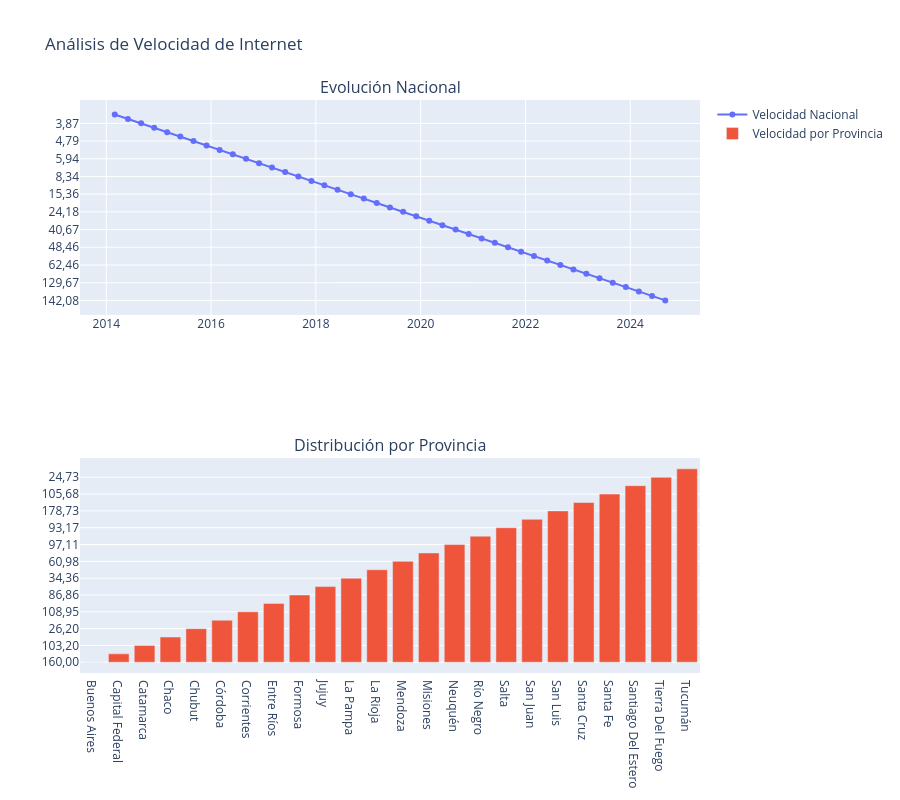

The code cell stored with this chart in its notebook:
### Markdown cell above
## 1. Evolución de la Velocidad Media de Descarga

### Code cell
# Crear figura con subplots
fig = make_subplots(rows=2, cols=1, 
                    subplot_titles=('Evolución Nacional', 'Distribución por Provincia'))

# Gráfico de evolución nacional
# Crear columna de fecha combinando año y trimestre
datasets['velocidad_total']['fecha'] = pd.to_datetime(
    datasets['velocidad_total']['año'].astype(str) + '-' + 
    (datasets['velocidad_total']['trimestre'] * 3).astype(str).str.zfill(2) + '-01'
)

fig.add_trace(
    go.Scatter(x=datasets['velocidad_total']['fecha'], 
               y=datasets['velocidad_total']['mbps_(media_de_bajada)'],
               mode='lines+markers',
               name='Velocidad Nacional'),
    row=1, col=1
)

# Gráfico de distribución por provincia (último período)
ultimo_periodo = datasets['velocidad_provincias'].groupby(['año', 'trimestre']).size().reset_index()
ultimo_periodo = ultimo_periodo.sort_values(['año', 'trimestre'], ascending=False).iloc[0]

datos_actuales = datasets['velocidad_provincias'][
    (datasets['velocidad_provincias']['año'] == ultimo_periodo['año']) & 
    (datasets['velocidad_provincias']['trimestre'] == ultimo_periodo['trimestre'])
]

fig.add_trace(
    go.Bar(x=datos_actuales['provincia'],
           y=datos_actuales['mbps_(media_de_bajada)'],
           name='Velocidad por Provincia'),
    row=2, col=1
)

# Actualizar layout
fig.update_layout(
    height=800,
    title_text="Análisis de Velocidad de Internet",
    showlegend=True
)

fig.show()

### Figure 1 — Plotly figure (JSON) as saved in the notebook; plotly's stock layout.template omitted (floating-point values rounded to 4 significant figures)
{"data": [{"mode": "lines+markers", "name": "Velocidad Nacional", "type": "scatter", "x": ["2024-09-01T00:00:00", "2024-06-01T00:00:00", "2024-03-01T00:00:00", "2023-12-01T00:00:00", "2023-09-01T00:00:00", "2023-06-01T00:00:00", "2023-03-01T00:00:00", "2022-12-01T00:00:00", "2022-09-01T00:00:00", "2022-06-01T00:00:00", "2022-03-01T00:00:00", "2021-12-01T00:00:00", "2021-09-01T00:00:00", "2021-06-01T00:00:00", "2021-03-01T00:00:00", "2020-12-01T00:00:00", "2020-09-01T00:00:00", "2020-06-01T00:00:00", "2020-03-01T00:00:00", "2019-12-01T00:00:00", "2019-09-01T00:00:00", "2019-06-01T00:00:00", "2019-03-01T00:00:00", "2018-12-01T00:00:00", "2018-09-01T00:00:00", "2018-06-01T00:00:00", "2018-03-01T00:00:00", "2017-12-01T00:00:00", "2017-09-01T00:00:00", "2017-06-01T00:00:00", "2017-03-01T00:00:00", "2016-12-01T00:00:00", "2016-09-01T00:00:00", "2016-06-01T00:00:00", "2016-03-01T00:00:00", "2015-12-01T00:00:00", "2015-09-01T00:00:00", "2015-06-01T00:00:00", "2015-03-01T00:00:00", "2014-12-01T00:00:00", "2014-09-01T00:00:00", "2014-06-01T00:00:00", "2014-03-01T00:00:00"], "xaxis": "x", "y": ["142,08", "139,25", "139,15", "139,04", "129,67", "123,95", "110,50", "106,56", "62,46", "58,44", "55,11", "52,34", "48,46", "45,63", "43,11", "42,36", "40,67", "38,32", "37,52", "28,26", "24,18", "20,33", "17,38", "15,95", "15,36", "13,85", "13,22", "12,01", "8,34", "7,16", "6,62", "6,34", "5,94", "5,42", "5,08", "4,99", "4,79", "4,55", "4,35", "4,16", "3,87", "3,76", "3,62"], "yaxis": "y"}, {"name": "Velocidad por Provincia", "type": "bar", "x": ["Buenos Aires", "Capital Federal", "Catamarca", "Chaco", "Chubut", "Córdoba", "Corrientes", "Entre Ríos", "Formosa", "Jujuy", "La Pampa", "La Rioja", "Mendoza", "Misiones", "Neuquén", "Río Negro", "Salta", "San Juan", "San Luis", "Santa Cruz", "Santa Fe", "Santiago Del Estero", "Tierra Del Fuego", "Tucumán"], "xaxis": "x2", "y": ["160,00", "236,92", "103,20", "109,01", "26,20", "121,01", "108,95", "104,27", "86,86", "55,18", "34,36", "65,85", "60,98", "99,63", "97,11", "77,68", "93,17", "36,91", "178,73", "30,06", "105,68", "54,36", "24,73", "116,01"], "yaxis": "y2"}], "layout": {"annotations": [{"font": {"size": 16}, "showarrow": false, "text": "Evolución Nacional", "x": 0.5, "xanchor": "center", "xref": "paper", "y": 1, "yanchor": "bottom", "yref": "paper"}, {"font": {"size": 16}, "showarrow": false, "text": "Distribución por Provincia", "x": 0.5, "xanchor": "center", "xref": "paper", "y": 0.375, "yanchor": "bottom", "yref": "paper"}], "height": 800, "showlegend": true, "title": {"text": "Análisis de Velocidad de Internet"}, "xaxis": {"anchor": "y", "domain": [0, 1]}, "xaxis2": {"anchor": "y2", "domain": [0, 1]}, "yaxis": {"anchor": "x", "domain": [0.625, 1]}, "yaxis2": {"anchor": "x2", "domain": [0, 0.375]}}}
